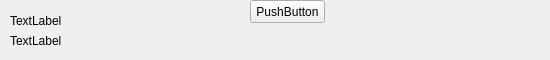
<?xml version="1.0" encoding="UTF-8"?>
<ui version="4.0">
 <class>UnitRibbon</class>
 <widget class="QWidget" name="UnitRibbon">
  <property name="geometry">
   <rect>
    <x>0</x>
    <y>0</y>
    <width>550</width>
    <height>60</height>
   </rect>
  </property>
  <property name="windowTitle">
   <string>Form</string>
  </property>
  <widget class="QPushButton" name="pushButton">
   <property name="geometry">
    <rect>
     <x>250</x>
     <y>0</y>
     <width>75</width>
     <height>23</height>
    </rect>
   </property>
   <property name="text">
    <string>PushButton</string>
   </property>
  </widget>
  <widget class="QLabel" name="label">
   <property name="geometry">
    <rect>
     <x>10</x>
     <y>10</y>
     <width>81</width>
     <height>21</height>
    </rect>
   </property>
   <property name="text">
    <string>TextLabel</string>
   </property>
  </widget>
  <widget class="QLabel" name="label_2">
   <property name="geometry">
    <rect>
     <x>10</x>
     <y>30</y>
     <width>81</width>
     <height>21</height>
    </rect>
   </property>
   <property name="text">
    <string>TextLabel</string>
   </property>
  </widget>
 </widget>
 <resources/>
 <connections/>
</ui>
